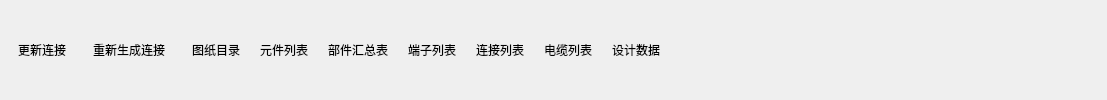
      <widget class="QWidget" name="tab_2">
       <property name="styleSheet">
        <string notr="true">#tab_2{
background-color: rgb(8, 62, 75);
}

QGroupBox{
	background-color: rgba(16, 57, 70, 1);
	border: 0px solid rgb(111, 255, 255);
	margin-top:3.3ex;
	color: rgba(102, 249, 247, 1);
	font: 12pt &quot;微软雅黑&quot;;
}

QGroupBox::title{
	subcontrol-origin: margin;
	subcontrol-position: top center;
	background-color: rgba(19, 67, 79, 1);
	padding: 7 10000px;
}

QLineEdit{
	background-color: rgba(255, 255, 255,0.2);
	border-width:0;
	border-style:outset;
	color: rgba(102, 249, 247, 1);
	font: 12pt &quot;微软雅黑&quot;;
}

QLabel{
	color: rgba(102, 249, 247, 1);
	font: 12pt &quot;微软雅黑&quot;;
}

QRadioButton{
	color: rgba(102, 249, 247, 1);
	font: 12pt &quot;微软雅黑&quot;;
}

QRadioButton::indicator{
	border-color: rgba(255, 255, 255,0);
	background:transparent;
}


QRadioButton::indicator:checked{
	border-image:url(:/widget/images/green.png)
}

QRadioButton::indicator:unchecked{
	border-image:url(:/widget/images/unchecked.png)
}

QPushButton{
	border: 2px solid rgba(61, 255, 255,0.4);
	background-color: rgba(12, 34, 45, 0.6);
	font: 10pt &quot;微软雅黑&quot;;
	color: rgba(102, 249, 247, 1);
	text-align：center;
}

QPushButton::disabled{
	border: 0px;
	color: rgba(102, 249, 247, 0.3);
	text-align：center;
}

QPushButton::pressed{
	border: 2px solid rgba(61, 255, 255,0.8);
	background-color: rgba(12, 34, 45, 1);
	font: 12pt &quot;微软雅黑&quot;;
}

QPushButton::hover{
	border: 2.5px solid rgba(61, 255, 255,0.8);
	background-color: rgba(12, 34, 45, 0.6);
	font: 75 12pt &quot;微软雅黑&quot;;
}

QDoubleSpinBox{
	border: 0px solid rgba(61, 255, 255,0.4);
	background-color: rgba(255, 255, 255, 0.2);
	font: 12pt &quot;Times New Roman&quot;;
	color: rgba(102, 249, 247, 1);
	text-align：center;
	padding-left:10px;
}
</string>
       </property>
       <attribute name="title">
        <string>报表</string>
       </attribute>
       <layout class="QHBoxLayout" name="horizontalLayout_5">
        <property name="topMargin">
         <number>5</number>
        </property>
        <property name="bottomMargin">
         <number>5</number>
        </property>
        <item>
         <widget class="QToolButton" name="Btn_SymbolLoad_2">
          <property name="text">
           <string>更新连接</string>
          </property>
          <property name="iconSize">
           <size>
            <width>32</width>
            <height>32</height>
           </size>
          </property>
          <property name="toolButtonStyle">
           <enum>Qt::ToolButtonTextUnderIcon</enum>
          </property>
          <property name="autoRaise">
           <bool>true</bool>
          </property>
         </widget>
        </item>
        <item>
         <widget class="QToolButton" name="Btn_RemakeConnectLine">
          <property name="minimumSize">
           <size>
            <width>100</width>
            <height>30</height>
           </size>
          </property>
          <property name="text">
           <string>重新生成连接</string>
          </property>
          <property name="iconSize">
           <size>
            <width>32</width>
            <height>32</height>
           </size>
          </property>
          <property name="toolButtonStyle">
           <enum>Qt::ToolButtonTextUnderIcon</enum>
          </property>
          <property name="autoRaise">
           <bool>true</bool>
          </property>
         </widget>
        </item>
        <item>
         <widget class="QToolButton" name="Btn_GeneratePageList">
          <property name="text">
           <string>图纸目录</string>
          </property>
          <property name="iconSize">
           <size>
            <width>32</width>
            <height>32</height>
           </size>
          </property>
          <property name="toolButtonStyle">
           <enum>Qt::ToolButtonTextUnderIcon</enum>
          </property>
          <property name="autoRaise">
           <bool>true</bool>
          </property>
         </widget>
        </item>
        <item>
         <widget class="QToolButton" name="Btn_GenerateUnitList">
          <property name="text">
           <string>元件列表</string>
          </property>
          <property name="iconSize">
           <size>
            <width>32</width>
            <height>32</height>
           </size>
          </property>
          <property name="toolButtonStyle">
           <enum>Qt::ToolButtonTextUnderIcon</enum>
          </property>
          <property name="autoRaise">
           <bool>true</bool>
          </property>
         </widget>
        </item>
        <item>
         <widget class="QToolButton" name="Btn_GeneratePartList">
          <property name="text">
           <string>部件汇总表</string>
          </property>
          <property name="iconSize">
           <size>
            <width>32</width>
            <height>32</height>
           </size>
          </property>
          <property name="toolButtonStyle">
           <enum>Qt::ToolButtonTextUnderIcon</enum>
          </property>
          <property name="autoRaise">
           <bool>true</bool>
          </property>
         </widget>
        </item>
        <item>
         <widget class="QToolButton" name="Btn_GenerateTerminalList">
          <property name="text">
           <string>端子列表</string>
          </property>
          <property name="iconSize">
           <size>
            <width>32</width>
            <height>32</height>
           </size>
          </property>
          <property name="toolButtonStyle">
           <enum>Qt::ToolButtonTextUnderIcon</enum>
          </property>
          <property name="autoRaise">
           <bool>true</bool>
          </property>
         </widget>
        </item>
        <item>
         <widget class="QToolButton" name="Btn_GenerateConnectList">
          <property name="text">
           <string>连接列表</string>
          </property>
          <property name="iconSize">
           <size>
            <width>32</width>
            <height>32</height>
           </size>
          </property>
          <property name="toolButtonStyle">
           <enum>Qt::ToolButtonTextUnderIcon</enum>
          </property>
          <property name="autoRaise">
           <bool>true</bool>
          </property>
         </widget>
        </item>
        <item>
         <widget class="QToolButton" name="Btn_GenerateCableList">
          <property name="text">
           <string>电缆列表</string>
          </property>
          <property name="iconSize">
           <size>
            <width>32</width>
            <height>32</height>
           </size>
          </property>
          <property name="toolButtonStyle">
           <enum>Qt::ToolButtonTextUnderIcon</enum>
          </property>
          <property name="autoRaise">
           <bool>true</bool>
          </property>
         </widget>
        </item>
        <item>
         <widget class="QToolButton" name="Btn_OutputDesignData">
          <property name="text">
           <string>设计数据</string>
          </property>
          <property name="iconSize">
           <size>
            <width>32</width>
            <height>32</height>
           </size>
          </property>
          <property name="toolButtonStyle">
           <enum>Qt::ToolButtonTextUnderIcon</enum>
          </property>
          <property name="autoRaise">
           <bool>true</bool>
          </property>
         </widget>
        </item>
        <item>
         <spacer name="horizontalSpacer_4">
          <property name="orientation">
           <enum>Qt::Horizontal</enum>
          </property>
          <property name="sizeHint" stdset="0">
           <size>
            <width>429</width>
            <height>20</height>
           </size>
          </property>
         </spacer>
        </item>
       </layout>
      </widget>
